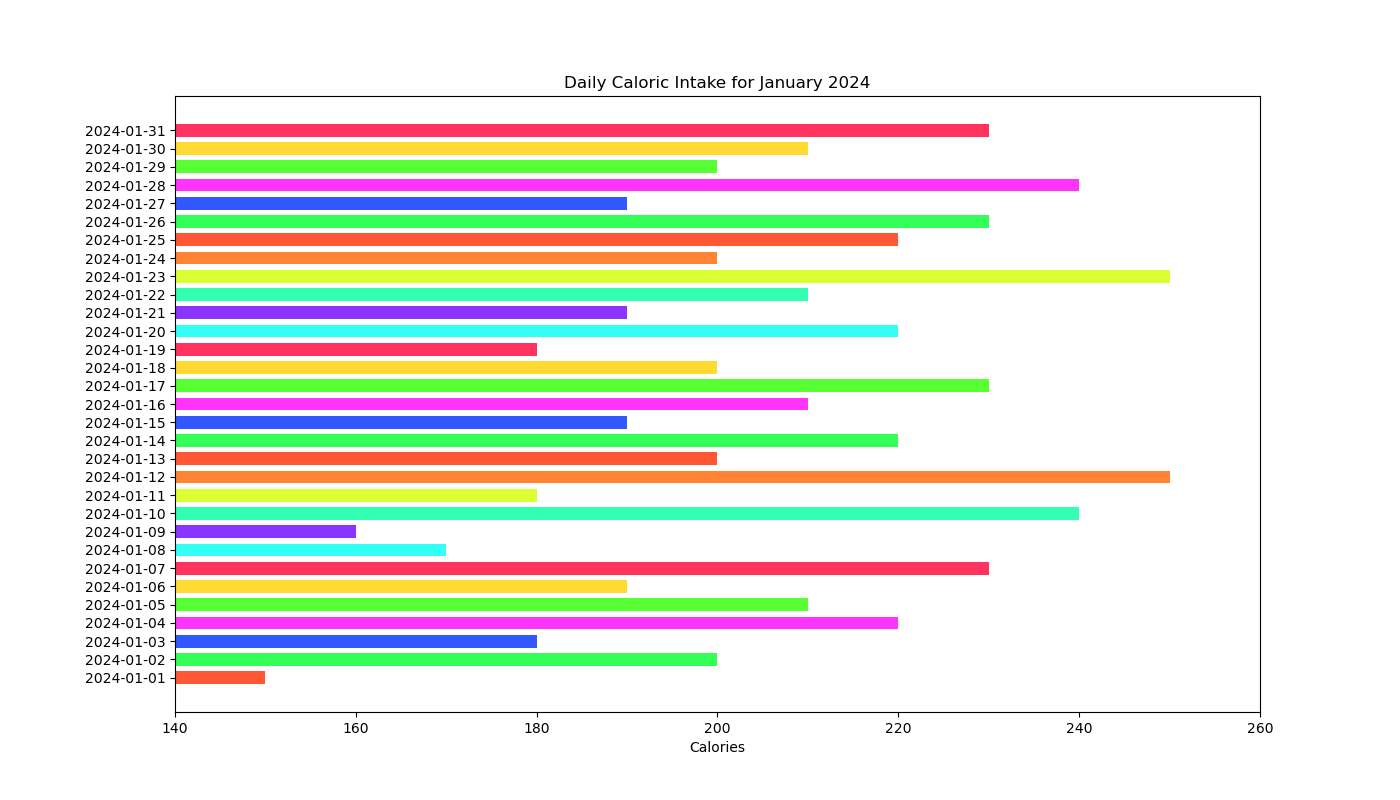

Recreate this plot in Python.

import matplotlib.pyplot as plt

# Data
dates = [
    '2024-01-01', '2024-01-02', '2024-01-03', '2024-01-04', 
    '2024-01-05', '2024-01-06', '2024-01-07', '2024-01-08', 
    '2024-01-09', '2024-01-10', '2024-01-11', '2024-01-12', 
    '2024-01-13', '2024-01-14', '2024-01-15', '2024-01-16', 
    '2024-01-17', '2024-01-18', '2024-01-19', '2024-01-20', 
    '2024-01-21', '2024-01-22', '2024-01-23', '2024-01-24', 
    '2024-01-25', '2024-01-26', '2024-01-27', '2024-01-28', 
    '2024-01-29', '2024-01-30', '2024-01-31'
]
calories = [
    150, 200, 180, 220, 210, 190, 230, 170, 160, 240, 180, 250, 200, 220, 
    190, 210, 230, 200, 180, 220, 190, 210, 250, 200, 220, 230, 190, 240, 
    200, 210, 230
]

# Plotting the bar chart
plt.figure(figsize=(14, 8))  # changing width and height of the chart
plt.barh(dates, calories, height=0.7, color=[
    '#FF5733', '#33FF57', '#3357FF', '#FF33FB', 
    '#57FF33', '#FFDA33', '#FF335E', '#33FFF6', 
    '#8B33FF', '#33FFB2', '#DAFF33', '#FF8333',
    '#FF5733', '#33FF57', '#3357FF', '#FF33FB', 
    '#57FF33', '#FFDA33', '#FF335E', '#33FFF6', 
    '#8B33FF', '#33FFB2', '#DAFF33', '#FF8333',
    '#FF5733', '#33FF57', '#3357FF', '#FF33FB', 
    '#57FF33', '#FFDA33', '#FF335E'
])  # change direction and color scheme of bars

# Customizing the plot
plt.xlabel('Calories')
plt.title('Daily Caloric Intake for January 2024')  # changing topic
plt.xlim(140, 260)  # setting truncated y-axis limits

# Show the plot
plt.show()
